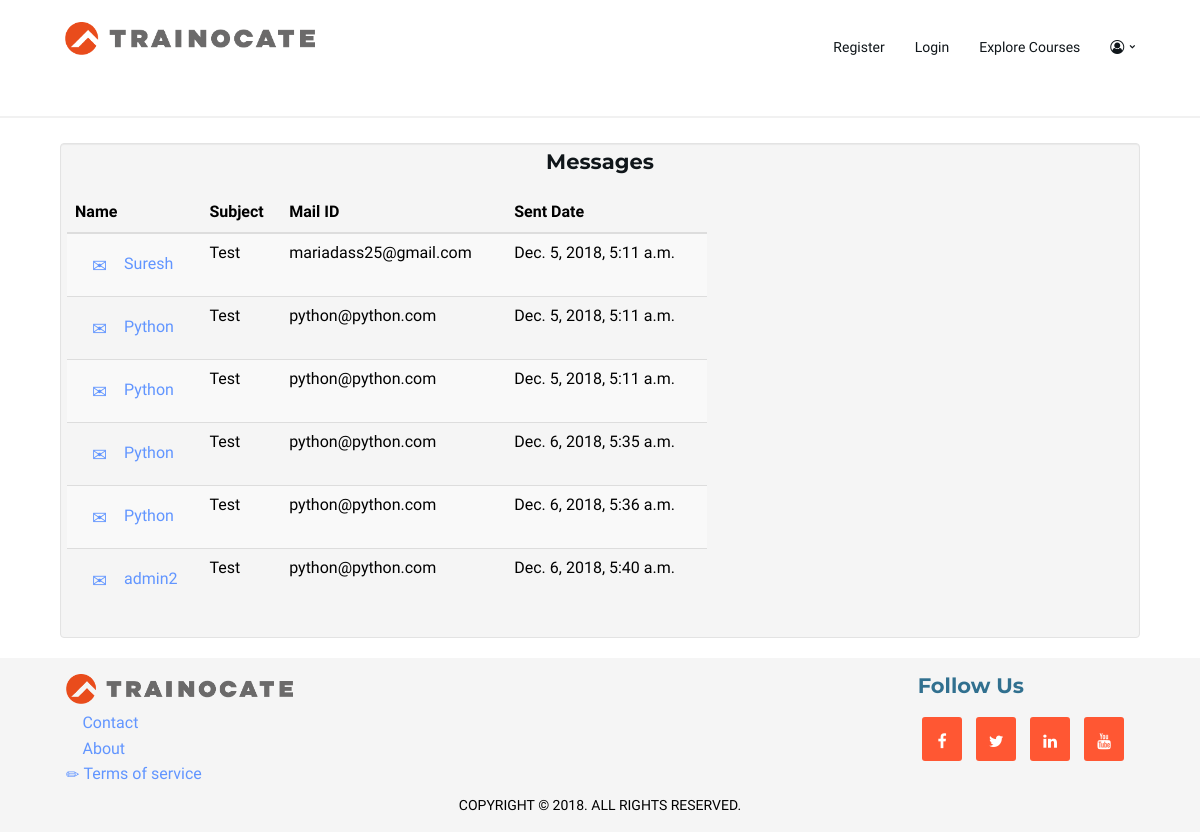
The page /messages_list/ on the database its author committed.
### messenger/models.py (models this page shows, shortened)
class Contact(models.Model):
    name = models.CharField(
        verbose_name=_("Name"),
        max_length=100, blank=False)
    email = models.EmailField(max_length=70,blank=False, null= False)
    subject = models.CharField(
        verbose_name=_("Subject"),
        max_length=100, blank=True)
    messages = models.TextField(
        verbose_name=_("Messages"),
        blank=False,null=False)
    sent_date=models.DateTimeField(default=timezone.now(),
    null=True, blank=True,verbose_name=("Sent date"))

### messenger/views.py (the view)
# urls.py: url(r'^messages_list/$',msg.messages_list,name='msg_list'),
def messages_list(request):
    contact=Contact.objects.all()
    return render(request,'messages_list.html',{'contact':contact})

### user/templates/messages_list.html (shortened to what this page needs)
{% load i18n %}
<!DOCTYPE html>
{% load staticfiles %}
<html lang="en">
<head>
	<link type="text/css" rel="stylesheet" href="{% static 'css/bootstrap.min.css' %}" />
	<link type="text/css" rel="stylesheet" href="{% static 'css/owl.carousel.css' %}" />
	<link type="text/css" rel="stylesheet" href="{% static 'css/owl.theme.default.css' %}" />
	<link type="text/css" rel="stylesheet" href="{% static 'css/magnific-popup.css' %}" />
	<link rel="stylesheet" href="{% static 'css/font-awesome.min.css' %}">
	<link type="text/css" rel="stylesheet" href="{% static 'css/style.css' %}" />
</head>
<body>
	{% include "header.html" %}
  <hr>
	<div class="container well">
		<h3 class="text-center">Messages</h3>
	<table class="table table-hover table-striped">
    <thead>
      <tr>
        <th>Name</th>
        <th>Subject</th>
        <th>Mail ID</th>
        <th>Sent Date</th>
      </tr>
    </thead>
    <tbody>
      {% for con in contact %}
        <tr>
        <td><a href="{% url 'msg' id=con.id %}"><span class="glyphicon glyphicon-envelope btn btn-lg"></span>{{con.name}}</a></td>
        <td>{{con.subject}}</td>
        <td>{{con.email}}</td>
        <td>{{con.sent_date}}</td>
      </tr>
    {% endfor %}
    </tbody>
  </table>
  </div>
	{% include "footer.html" %}
</body>
</html>

### user/static/css/style.css (style rules this page uses)
body { font-family: 'Varela Round', sans-serif; font-size: 16px; line-height: 1.6; overflow-x: hidden; color: black; height: 100%; }
h1, h2, h3, h4, h5, h6 { font-family: 'Montserrat', sans-serif; font-weight: 700; margin-top: 0px; margin-bottom: 20px; color: #10161A; }
h3 { font-size: 21px; }
a { color: #6195FF; text-decoration: none; -webkit-transition: 0.2s opacity; transition: 0.2s opacity; }
* { box-sizing: border-box }
.container { padding: 6px; width: 90%; }
.container::after { content: ""; clear: both; display: table; }
hr { border: 1px solid #f1f1f1; margin-bottom: 25px; }
.table { padding-left: 40px; display:table; width: 60%; }

### rows shown on the page
Contact: name "Suresh", subject "Test", email "mariadass25@gmail.com", sent_date "Dec. 5, 2018, 5:11 a.m."
Contact: name "Python", subject "Test", email "python@python.com", sent_date "Dec. 5, 2018, 5:11 a.m."
Contact: name "Python", subject "Test", email "python@python.com", sent_date "Dec. 5, 2018, 5:11 a.m."
Contact: name "Python", subject "Test", email "python@python.com", sent_date "Dec. 6, 2018, 5:35 a.m."
Contact: name "Python", subject "Test", email "python@python.com", sent_date "Dec. 6, 2018, 5:36 a.m."
Contact: name "admin2", subject "Test", email "python@python.com", sent_date "Dec. 6, 2018, 5:40 a.m."
